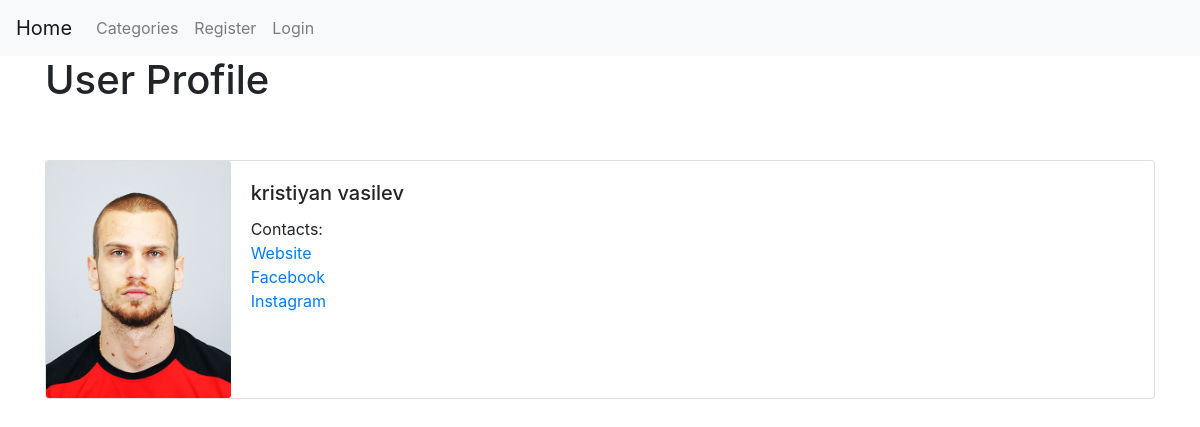
/members/1/profile/, run on the app's committed database.
### final/models.py (models this page shows, shortened)
class Profile(models.Model):
    user = models.OneToOneField(User, null=True, on_delete=models.CASCADE)
    bio = models.TextField()
    profile_pic = models.ImageField(null=True, blank=True, upload_to='images/profile/')
    website_url = models.CharField(max_length=200, null=True, blank=True)
    facebook_url = models.CharField(max_length=200, null=True, blank=True)
    instagram_url = models.CharField(max_length=200, null=True, blank=True)

### members/views.py (the view)
# urls.py: path('<int:pk>/profile/', ProfilePageView.as_view(), name='show_profile'),
class ProfilePageView(DetailView):
    model = Profile
    template_name = 'registration/user_profile.html'
    def get_context_data(self, *args, **kwargs):
        users = Profile.objects.all()
        context = super(ProfilePageView, self).get_context_data(*args, **kwargs)
        page_user = get_object_or_404(Profile, id=self.kwargs['pk'])
        context['page_user'] = page_user
        return context

### members/templates/registration/user_profile.html (shortened to what this page needs)
{% extends 'base.html' %}
{% load static %}
{% block content %}
    <body>
    <h1>User Profile</h1> <br><br>
    <div class="card mb-3">
        <div class="row no-gutters">
            <div class="col-md-2">
                {% if page_user.profile_pic %}
                    <img src="{{ page_user.profile_pic.url }}" class="card-img">
                {% else %}
                    <img src="{% static 'final/images/generic_user.jpg' %}" class="card-img">
                {% endif %}
            </div>
            <div class="col-md-8">
                <div class="card-body">
                    <h5 class="card-title">{{ page_user.user.first_name }} {{ page_user.user.last_name }}</h5>
                    <p class="card-text">Contacts:<br>
                        <a href="{{ page_user.website_url }}"> Website </a><br>
                        <a href="{{ page_user.facebook_url }}"> Facebook </a><br>
                        <a href="{{ page_user.instagram_url }}"> Instagram </a><br>
                    </p>
                </div>
            </div>
        </div>
    </div>
    </body>
{% endblock %}

### data on the page
Profile: profile_pic (picture), user.first_name "kristiyan", user.last_name "vasilev"
